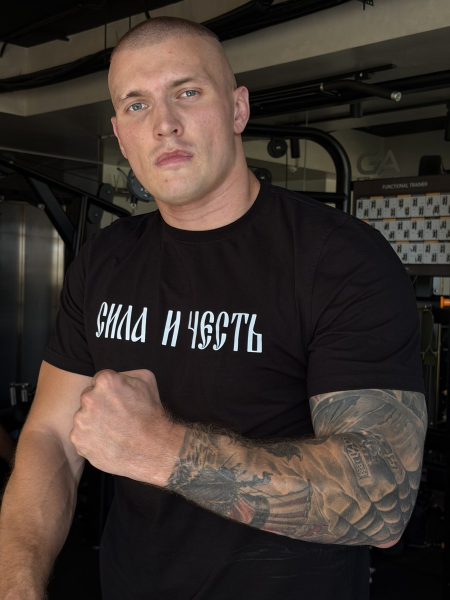
#> input picture miniapp/assets/drop/tee-real-8272.jpg, 900 x 1200 px (shown at 1/2 size)
$ python build_sila_miniapp_hero.py
#> lines starting #> are read from the running program, lines starting #| are printed output that depends on the picture; after the words box and inside, x2 and y2 are one past the last pixel; in counts of white or black regions, pixels touching at a corner belong together
#> in main, source is the input picture: PIL image 900x1200 RGB; mean R, G, B 61.8, 51.9, 46.4
#!/usr/bin/env python3
"""Build the Sila mini-app hero from the authentic founder photograph.

The edit is deterministic, non-generative, and preserves the face, shirt and
print from the source: crop/reframe, subtle background treatment, and tonal
adjustments only. It never redraws or invents facial or garment detail:
no face or garment pixels are generated.
"""
from pathlib import Path

from PIL import Image, ImageChops, ImageDraw, ImageEnhance, ImageFilter, ImageOps

ROOT = Path(__file__).resolve().parents[1]
SOURCE = ROOT / "miniapp/assets/drop/tee-real-8272.jpg"
OUTPUT = ROOT / "miniapp/assets/drop/hero-sila-miniapp-v3.jpg"
BACKGROUND_OUTPUT = ROOT / "miniapp/assets/drop/hero-sila-layer-bg-v3.jpg"
SUBJECT_OUTPUT = ROOT / "miniapp/assets/drop/hero-sila-layer-subject-v3.webp"
# The same authentic concrete plate that backs the white tee's 360° media
# (see tools/build_white_tee_concrete_media.py). Reused as-is: the founder's
# face/shirt pixels stay untouched, only the backdrop behind him changes.
CONCRETE_PLATE = ROOT / "miniapp/assets/product-proof/white-tee-concrete-bg-v1.png"

CROP = (60, 0, 820, 826)
OUTPUT_SIZE = (900, 978)

SUBJECT_POLYGON = [
    (150, 0), (400, 0), (450, 48), (480, 125), (492, 220), (478, 300),
    (445, 360), (510, 378), (610, 395), (690, 425), (742, 480),
    (758, 595), (760, 826), (0, 826), (0, 780), (18, 710), (40, 630),
    (52, 545), (62, 485), (92, 440), (125, 414), (168, 394), (160, 345),
    (136, 265), (132, 170), (137, 85),
]


# [4 lines left out: function build_subject_mask, not called in this run]


CUTOUT_POLYGON = [
    (235, 62), (325, 54), (415, 62), (442, 84), (452, 104), (456, 134),
    (460, 164), (493, 204), (522, 244), (522, 284), (503, 324), (508, 364),
    (518, 404), (549, 444), (575, 465), (650, 480), (760, 510),
    (850, 555), (900, 610), (900, 978), (0, 978), (8, 900), (35, 820),
    (60, 720), (88, 630), (125, 565), (190, 535), (285, 520), (305, 478),
    (245, 452), (228, 444), (220, 404), (213, 364), (198, 324), (188, 284),
    (190, 244), (181, 204), (184, 164), (188, 134), (192, 106), (206, 84),
]


# [6 lines left out: function build_cutout_mask, not called in this run]


def dilate_mask(mask: Image.Image, radius: int = 45, feather: float = 18) -> Image.Image:
    return mask.filter(ImageFilter.MaxFilter(radius)).filter(ImageFilter.GaussianBlur(feather))


# [64 lines left out: functions add_subtle_burgundy_background, apply_vignette, concrete_background, dark_studio_background, not called in this run]


def retouch_face_commercial(image_pil: Image.Image) -> Image.Image:
    """Editorial portrait retouching: clean temporary blemishes, balance skin tones, preserve 100% pores & identity."""
    import cv2
    import numpy as np

    arr_rgb = np.array(image_pil)
    bgr = cv2.cvtColor(arr_rgb, cv2.COLOR_RGB2BGR)
    h, w, _ = bgr.shape
#> h = 1200; w = 900

    # 1. Inpaint forehead & chin blemishes
    mask = np.zeros((h, w), dtype=np.uint8)
    cv2.circle(mask, (348, 105), 6, 255, -1)
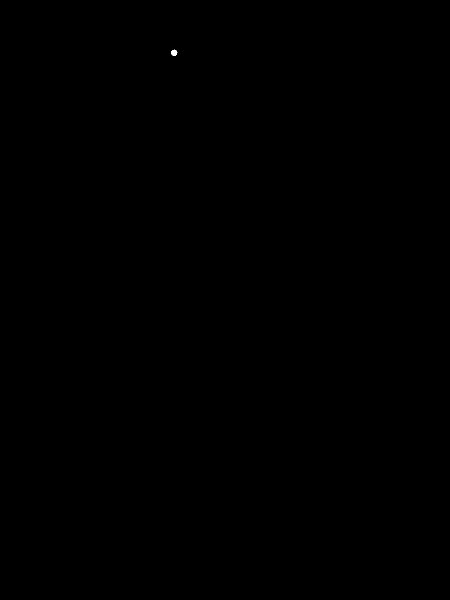
#> mask: shape (1200, 900) (shown at 1/2 size); 0.01% white; 1 white region, box (x1, y1, x2, y2) and area: (342, 99, 355, 112) 113
    cv2.circle(mask, (332, 360), 6, 255, -1)
#> mask: shape (1200, 900); 0.02% white; 2 white regions, box (x1, y1, x2, y2) and area: (342, 99, 355, 112) 113, (326, 354, 339, 367) 113
    cleaned = cv2.inpaint(bgr, mask, 5, cv2.INPAINT_TELEA)

    # 2. Skin tone frequency separation (keep texture, even out blotchiness)
    face_mask = np.zeros((h, w), dtype=np.float32)
    cv2.ellipse(face_mask, (350, 230), (130, 180), 0, 0, 360, 1.0, -1)
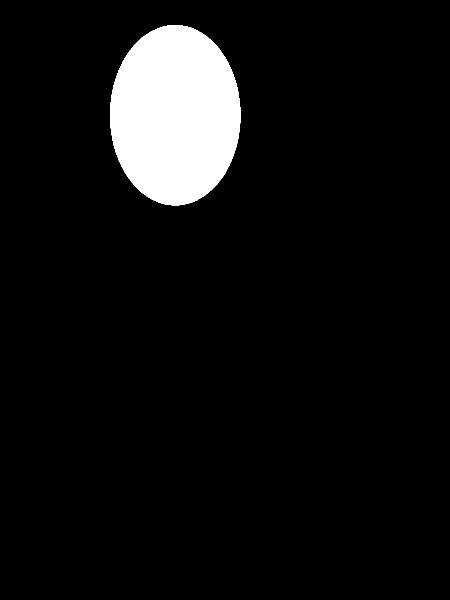
#> face_mask: shape (1200, 900) float32 (shown at 1/2 size); values 0 (black) and 1 (white), 6.8% white; 1 white region, box (x1, y1, x2, y2) and area: (220, 50, 481, 411) 73919
    face_mask = cv2.GaussianBlur(face_mask, (41, 41), 15)

    smooth_base = cv2.bilateralFilter(cleaned, d=7, sigmaColor=28, sigmaSpace=12)
    blended = (cleaned.astype(np.float32) * 0.72 + smooth_base.astype(np.float32) * 0.28)
    blended = np.clip(blended, 0, 255).astype(np.uint8)

    out = cleaned.copy()
    for c in range(3):
        out[:, :, c] = (cleaned[:, :, c] * (1.0 - face_mask * 0.8) + blended[:, :, c] * (face_mask * 0.8)).astype(np.uint8)
#> out: shape (1200, 900, 3); mean B, G, R 46.4, 51.9, 61.8

    # 3. Eye enhancement: clarity in steel-blue irises
    eye_mask = np.zeros((h, w), dtype=np.float32)
    cv2.ellipse(eye_mask, (280, 200), (22, 14), 5, 0, 360, 1.0, -1)
#> eye_mask: shape (1200, 900) float32; values 0 (black) and 1 (white), 0.09% white; 1 white region, box (x1, y1, x2, y2) and area: (258, 186, 303, 215) 1025
    cv2.ellipse(eye_mask, (415, 190), (22, 14), -5, 0, 360, 1.0, -1)
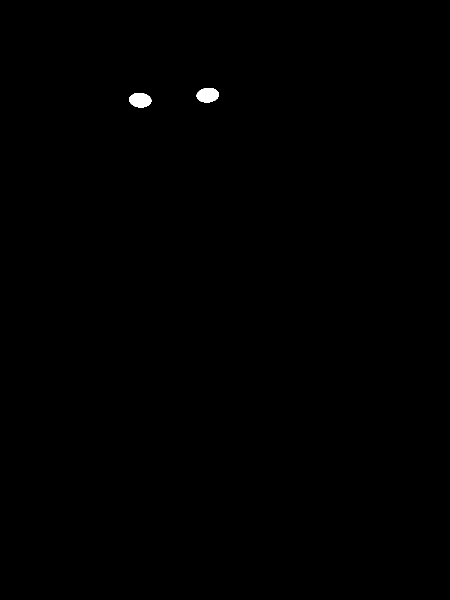
#> eye_mask: shape (1200, 900) float32 (shown at 1/2 size); values 0 (black) and 1 (white), 0.19% white; 2 white regions, box (x1, y1, x2, y2) and area: (393, 176, 438, 205) 1025, (258, 186, 303, 215) 1025
    eye_mask = cv2.GaussianBlur(eye_mask, (11, 11), 3)

    lab = cv2.cvtColor(out, cv2.COLOR_BGR2LAB)
#> lab: shape (1200, 900, 3); mean of channels 0, 1, 2 55.3, 131.1, 132.6
    l, a_ch, b_ch = cv2.split(lab)
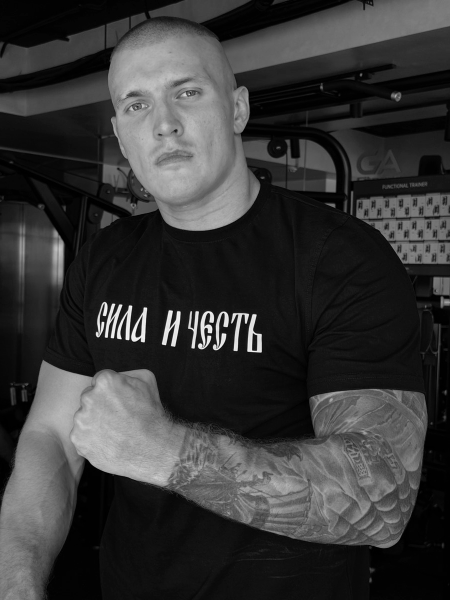
#> l: shape (1200, 900) (shown at 1/2 size); min 0, max 254, mean 55.3
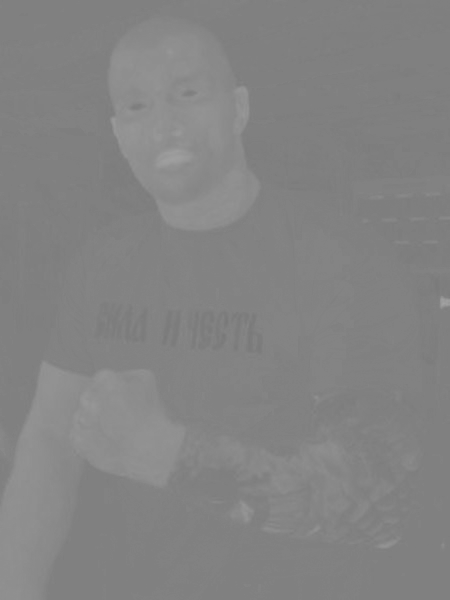
#> a_ch: shape (1200, 900) (shown at 1/2 size); min 120, max 163, mean 131.1
    l_float = l.astype(np.float32)
    l_enhanced = np.clip((l_float - 128) * 1.15 + 132, 0, 255)
    l_final = (l_float * (1.0 - eye_mask * 0.5) + l_enhanced * (eye_mask * 0.5)).astype(np.uint8)
    lab = cv2.merge([l_final, a_ch, b_ch])
#> lab: shape (1200, 900, 3); mean of channels 0, 1, 2 55.3, 131.1, 132.6
    retouched_bgr = cv2.cvtColor(lab, cv2.COLOR_LAB2BGR)
    retouched_rgb = cv2.cvtColor(retouched_bgr, cv2.COLOR_BGR2RGB)
    return Image.fromarray(retouched_rgb)


def extract_neural_subject(source_image: Image.Image) -> Image.Image:
    """Extract human subject using neural matting (u2net_human_seg) with anatomical refinement."""
    import cv2
    import numpy as np
    import rembg

    retouched_source = retouch_face_commercial(source_image)

    session = rembg.new_session("u2net_human_seg")
    cutout = rembg.remove(retouched_source, session=session, decontaminate=True)
    r, g, b, a = cutout.split()
    alpha = np.array(a)

    # Clean binary threshold to remove distant background haze
    binary = (alpha > 120).astype(np.uint8) * 255
    kernel = cv2.getStructuringElement(cv2.MORPH_ELLIPSE, (5, 5))
    eroded = cv2.erode(binary, kernel, iterations=1)

    # Anatomical neck contour refinement (clean gym wall behind neck)
    for y in range(240, 360):
        x_edge = int(495 + (y - 240) * (511 - 495) / (360 - 240))
        eroded[y, x_edge + 1:] = 0

    # Natural collar and shoulder slope
    for x in range(511, 620):
        t = (x - 511) / (620 - 511)
        y_collar = int(360 + 25 * (t ** 0.8))
        eroded[:y_collar, x] = 0

    alpha_clean = cv2.GaussianBlur(eroded, (3, 3), 0.6)

    # Crop to 900x978 hero frame
    subject_frame = Image.merge("RGBA", (r, g, b, Image.fromarray(alpha_clean))).crop((0, 0, 900, 978))
    sub_arr = np.array(subject_frame)

    # Soft natural fade at bottom edge (y: 920..978)
    for y in range(920, 978):
        fade = 1.0 - (y - 920) / (978 - 920)
        sub_arr[y, :, 3] = (sub_arr[y, :, 3] * fade).astype(np.uint8)

    return Image.fromarray(sub_arr)


def main() -> None:
    with Image.open(SOURCE) as source:
        original = source.convert("RGB")
        if original.width != 900 or original.height < 826:
            raise ValueError(f"Unexpected source dimensions: {original.size}")

        try:
            subject_layer = extract_neural_subject(source)
            cutout_mask = subject_layer.split()[3]
        except Exception as err:
            print(f"Neural extraction fallback: {err}")
            crop = original.crop(CROP).resize(OUTPUT_SIZE, Image.Resampling.LANCZOS)
            cutout_mask = build_cutout_mask(OUTPUT_SIZE)
            subject_layer = crop.convert("RGBA")
            subject_layer.putalpha(cutout_mask)

        # Save transparent subject layer
        subject_layer.save(SUBJECT_OUTPUT, "WEBP", quality=95, method=6, alpha_quality=100)

        # Background plane: brand concrete wall with contact shadow
        background = concrete_background(cutout_mask)
        background.save(BACKGROUND_OUTPUT, "JPEG", quality=92, optimize=True, progressive=True)

        # Flat composite fallback
        shadow_mask = cutout_mask.filter(ImageFilter.GaussianBlur(15))
        bg_composite = background.copy().convert("RGBA")
        shadow = Image.new("RGBA", OUTPUT_SIZE, (0, 0, 0, 140))
        bg_composite.paste(shadow, (0, 4), mask=shadow_mask)

        flattened = Image.alpha_composite(bg_composite, subject_layer).convert("RGB")
        flattened.save(OUTPUT, "JPEG", quality=94, optimize=True, progressive=True)

    print(f"Wrote {OUTPUT.relative_to(ROOT)} ({OUTPUT_SIZE[0]}x{OUTPUT_SIZE[1]})")
    print(f"Wrote {BACKGROUND_OUTPUT.relative_to(ROOT)} + {SUBJECT_OUTPUT.relative_to(ROOT)}")


if __name__ == "__main__":
    main()
#> (the call stopped at in extract_neural_subject, `session = rembg.new_session("u2net_human_seg")`: rembg is not available in this run)

$ run again, with miniapp/assets/drop/tee-real-8276.jpg copied over miniapp/assets/drop/tee-real-8272.jpg
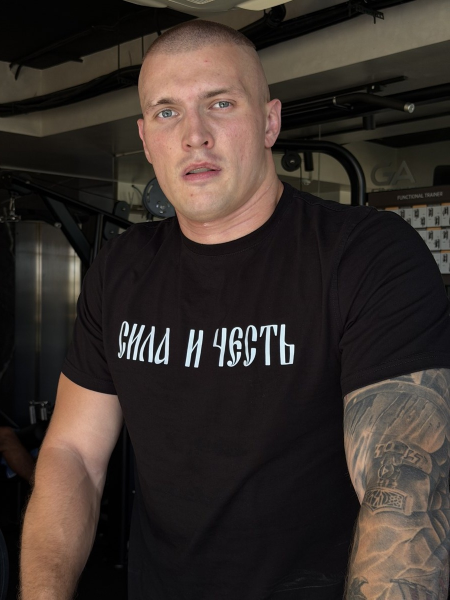
#> input picture miniapp/assets/drop/tee-real-8276.jpg, 900 x 1200 px (shown at 1/2 size)
#> in main, source is the input picture: PIL image 900x1200 RGB; mean R, G, B 56.8, 47.9, 43.2
#> face_mask: shape (1200, 900) float32; values 0 (black) and 1 (white), 6.8% white; 1 white region, box (x1, y1, x2, y2) and area: (220, 50, 481, 411) 73919
#> in retouch_face_commercial, `l, a_ch, b_ch = cv2.split(lab)`:
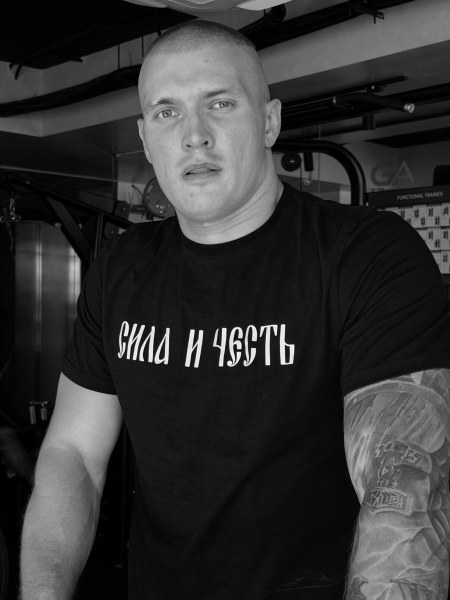
#> l: shape (1200, 900) (shown at 1/2 size); min 0, max 254, mean 50.5
